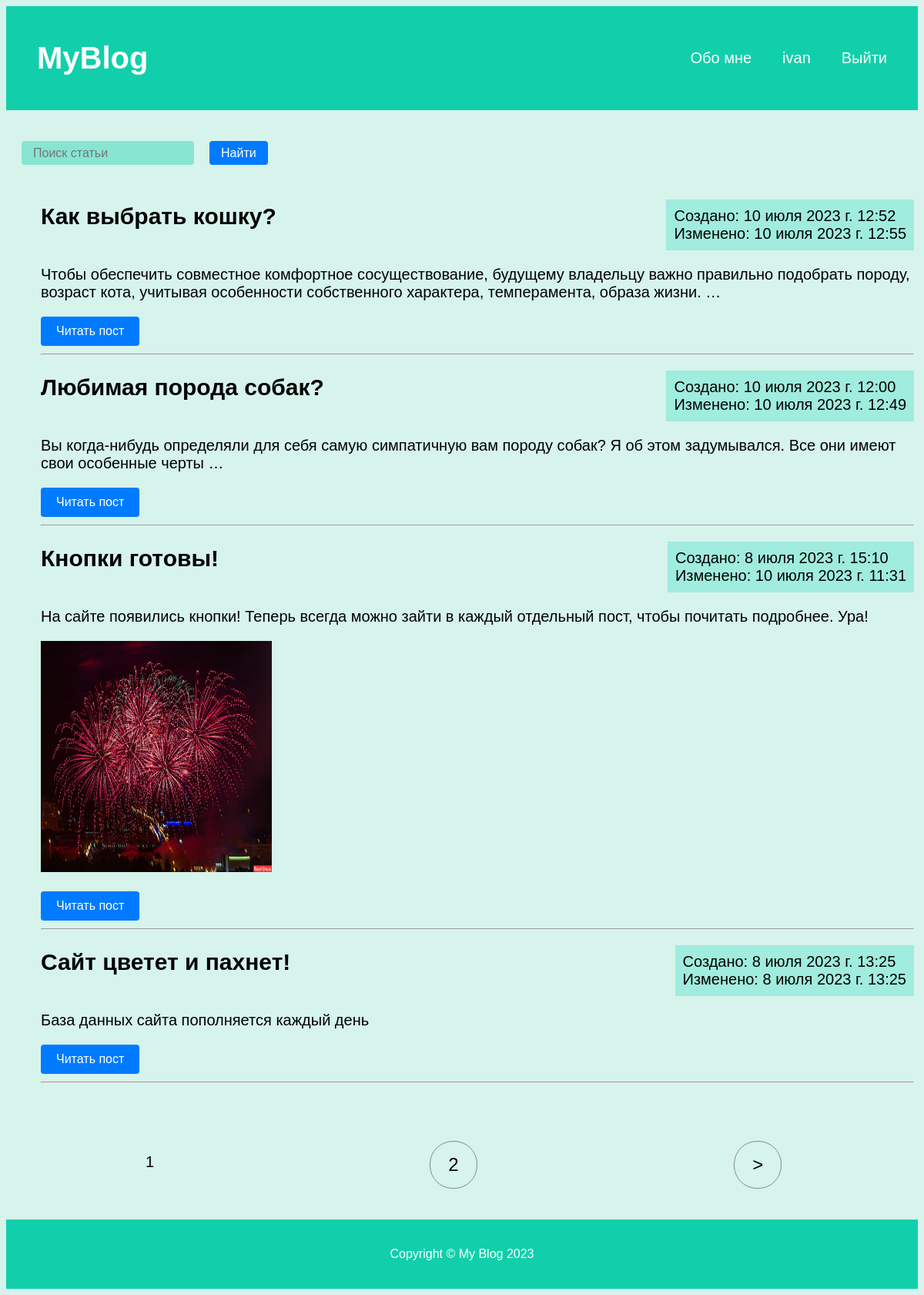
The app's page / (signed in) with its own data.
### blog/models.py (models this page shows, shortened)
class Article(models.Model):
    title = models.CharField(max_length=255)
    content = models.TextField(blank=True)
    time_create = models.DateTimeField(auto_now_add=True)
    time_update = models.DateTimeField(auto_now=True)
    is_published = models.BooleanField(default=True)
    def get_absolute_url(self):
        return reverse('post', kwargs={"post_id": self.pk})
    class Meta:
        ordering = ['id']

### blog/views.py (the view)
# urls.py: path('', mainPage.as_view(), name='home'),
class mainPage(ListView):
    model = Article
    template_name = 'blog/mainpage.html'
    context_object_name = 'posts'
    ordering = ['-time_create']
    paginate_by = 4

### blog/templates/blog/mainpage.html
{% extends "blog/index.html" %}
{% block head %}
  {% load static %}
{% endblock %}
{% block content %}
  <form action="{% url 'search' %}" method="get">
    <div class="searchForm">
      <input type="search" type="text" name="q" placeholder="Поиск статьи">
      <button class="searchButton" type="submit">Найти</button>
    </div>
  </form>
  <div class="maintext">
      {% for p in posts %}
      <ul style="margin: 5px;">
          <div style="display: flex; flex-direction: row; justify-content: space-between;">
            <h2 style="margin-top: 5px;">{{p.title}}</h2>
            <div style="background-color: #70e7d485; padding: 10px;">
              <div>Создано: {{p.time_create}}</div>
              <div>Изменено: {{p.time_update}}</div>
            </div>
          </div>
          {% autoescape off %}
          <p>{{p.content|linebreaks|truncatewords:20}}</p>
          {% endautoescape %}
          <div>
            <a href="{{ p.get_absolute_url }}" class="read-post-button">Читать пост</a>
          </div>
          <hr>
      </ul>
      {% endfor %}
  </div>
{% endblock %}

### blog/templates/blog/index.html (shortened to what this page needs)
{% load static %}
<!DOCTYPE html>
<html lang="en">
<head>
    <link rel="stylesheet" type="text/css" href="{% static 'blog/css/mainStyle.css' %}">
</head>
<body>
    <header>
        <h1><a href="{% url 'home' %}">MyBlog</a></h1>
        <nav>
            <ul>
                <li><a href="{% url 'about' %}">Обо мне</a></li>
                {% if request.user.is_authenticated %}
                <li>{{user.username}}</li>
                <li><a href="{% url 'logout' %}">Выйти</a></li>
                {% else %}
                <li><a href="{% url 'login' %}">Войти</a></li>
                <li><a href="{% url 'register' %}">Регистрация</a></li>
                {% endif %}
            </ul>
        </nav>
    </header>
    {% block content %}{% endblock %}
    <div class="maintext">
    {% if page_obj.has_other_pages %}
<nav class="list-pages">
    <ul>
        {% for p in paginator.page_range %}
        {% if page_obj.number == p %}
        <li class="page-num page-num-selected">{{ p }}</li>
        {% elif p >= page_obj.number|add:-2 and p <= page_obj.number|add:2  %}
        <li class="page-num">
            <a href="?page={{ p }}">{{ p }}</a>
        </li>
        {% endif %}
        {% endfor %}
{% if page_obj.has_next %}
<li class="page-num">
    <a href="?page={{ page_obj.next_page_number }}">&gt;</a>
</li>
{% endif %}
    </ul>
</nav>
{% endif %}
</div>
    <footer>
      <p>Copyright &copy; My Blog 2023
    </footer>
</body>
</html>

### blog/static/blog/css/mainStyle.css (style rules this page uses)
header { background-color: #11cfab; color: white; display: flex; justify-content: space-between; align-items: center; padding: 20px; font-family: "Avant Garde", Avantgarde, "Century Gothic", CenturyGothic, AppleGothic, sans-serif }
html { background-color: #d6f3ec; }
header a { color: white; text-decoration: none; }
header h1 { font-size: 40px; margin: 20px; }
nav ul { display: flex; flex-direction: row; justify-content: space-around; }
nav ul li { list-style: none; margin: 20px; font-size: 20px; }
.maintext { display: flex; flex-direction: column; font-size: 20px; margin: 20px; margin-top: 40px; margin-right: auto; margin-left: auto; font-family: "Avant Garde", Avantgarde, "Century Gothic", CenturyGothic, AppleGothic, sans-serif }
.read-post-button { display: inline-block; padding: 10px 20px; background-color: #007bff; color: #fff; font-size: 16px; border-radius: 4px; text-decoration: none; transition: background-color 0.3s ease; }
footer { background-color: #11cfab; color: white; text-align: center; padding: 20px; font-family: "Avant Garde", Avantgarde, "Century Gothic", CenturyGothic, AppleGothic, sans-serif }
.list-pages { text-align: center; margin: 0 0 20px 0; }
.list-pages ul { margin: 20px 0 0 0; padding: 0; list-style: none; }
.list-pages ul li { display: inline-block; margin: 0 20px 0 0; }
.list-pages a { color: #000000; font-size: 24px; text-decoration: none; }
.list-pages .page-num, .page-num-selected { display: inline-block; width: 60px; height: 44px; padding: 16px 0 0 0; border: 1px solid #898989; border-radius: 30px; }
.list-pages .page-num-selected { border: none; color: #000; font-size: 20px; }
.searchForm { display: flex; flex-direction: row; margin-right: auto; margin-left: 20px; font-family: "Avant Garde", Avantgarde, "Century Gothic", CenturyGothic, AppleGothic, sans-serif }
input { margin-top: 40px; background-color: #11cfab66; height: 31px; border: 0px; border-radius: 4px; font-size: 16px; padding-left: 15px; }
.searchButton { padding: 5px; padding-left: 15px; padding-right: 15px; font-size: 16px; border-radius: 4px; text-decoration: none; transition: background-color 0.3s ease; background-color: #007bff; color: #fff; margin-top: 40px; margin-left: 20px; border: 0px; font-family: "Avant Garde", Avantgarde, "Century Gothic", CenturyGothic, AppleGothic, sans-serif; }

### records on screen
Article: title "Как выбрать кошку?", time_create "10 июля 2023 г. 12:52", time_update "10 июля 2023 г. 12:55", content "Чтобы обеспечить совместное комфортное сосуществование, будущему владельцу важно правильно подобрать породу, возраст кота, учитывая особенности собственного характера, темперамента, образа жизни. …"
Article: title "Любимая порода собак?", time_create "10 июля 2023 г. 12:00", time_update "10 июля 2023 г. 12:49", content "Вы когда-нибудь определяли для себя самую симпатичную вам породу собак? Я об этом задумывался. Все они имеют свои особенные черты …"
Article: title "Кнопки готовы!", time_create "8 июля 2023 г. 15:10", time_update "10 июля 2023 г. 11:31", content "На сайте появились кнопки! Теперь всегда можно зайти в каждый отдельный пост, чтобы почитать подробнее. Ура!", content (picture)
Article: title "Сайт цветет и пахнет!", time_create "8 июля 2023 г. 13:25", time_update "8 июля 2023 г. 13:25", content "База данных сайта пополняется каждый день"

### other values on screen
{{ user.username }} "ivan"
{{ p }} "1"
{{ p }} "2"
